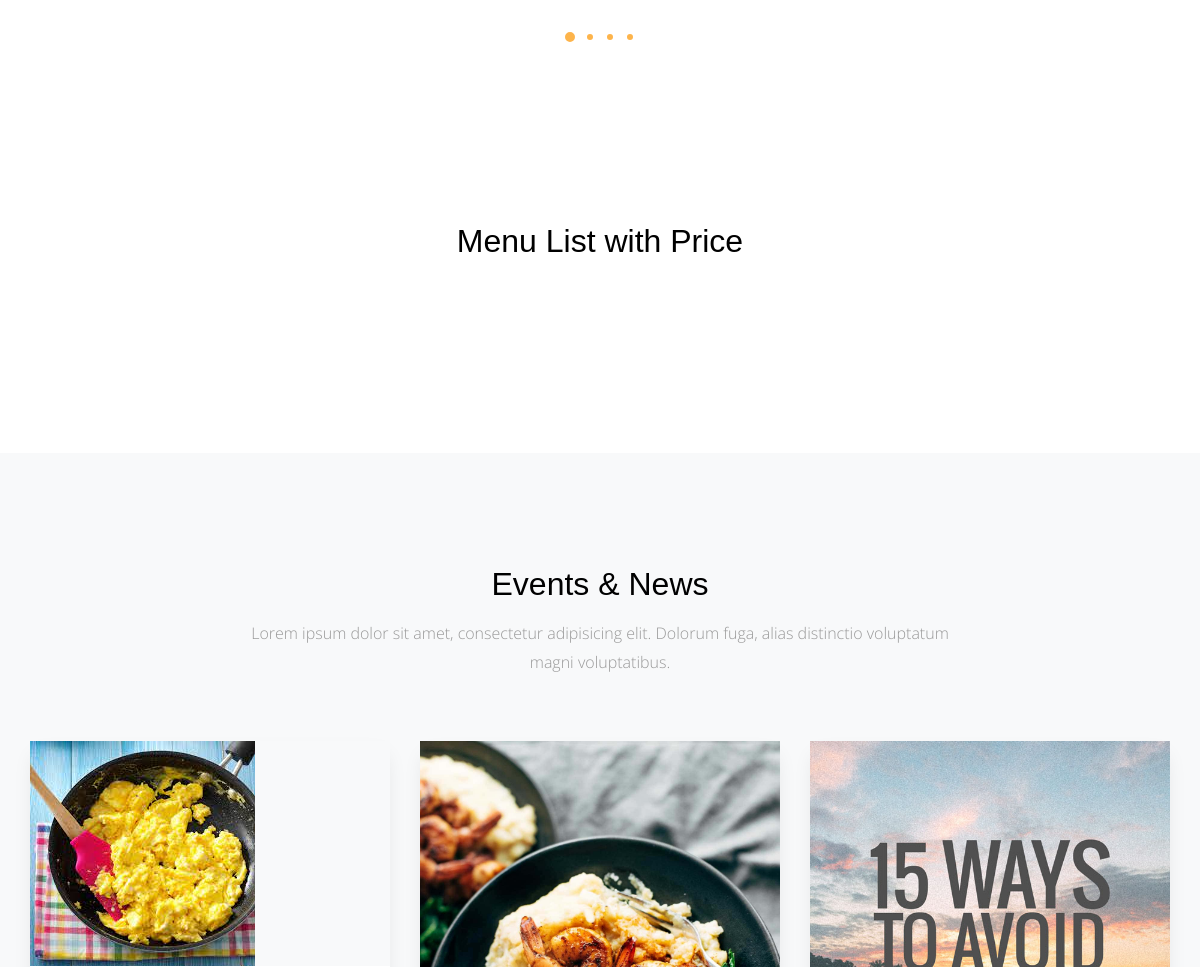
The app's page / (middle part), older data.
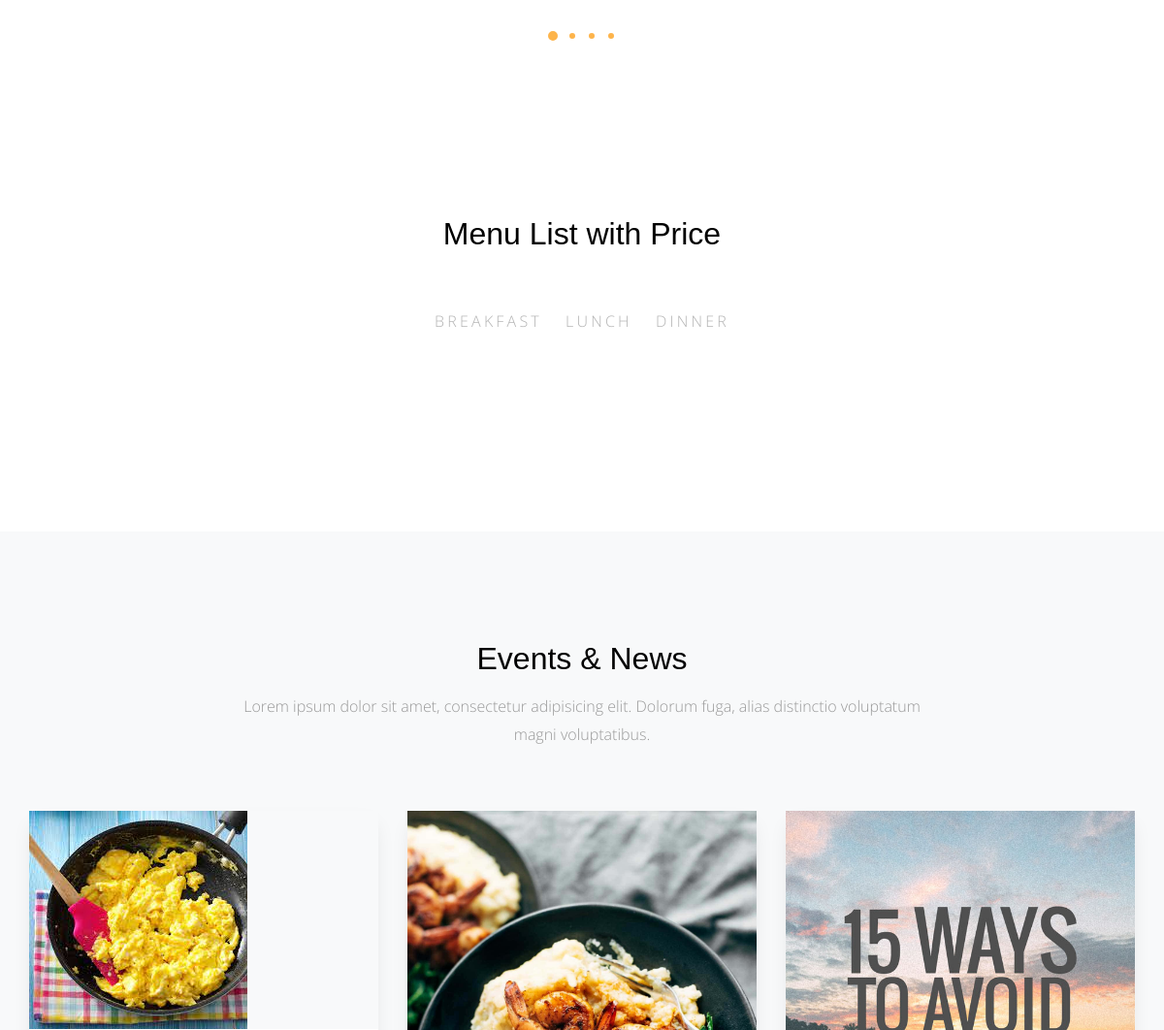
The same page, newer data.
### blog/models.py (models this page shows, shortened)
class Post(models.Model):
	title=models.CharField(default='', max_length=300)
	content=models.TextField(default='')
	author=models.ForeignKey(User, default='', on_delete=models.CASCADE)
	image=models.ImageField(upload_to='media/meals/')
	created=models.DateField(default=timezone.now)
	category=models.ForeignKey("Category", on_delete=models.SET_NULL, null=True)
	views=models.IntegerField(default=0)
	tags=TaggableManager(blank=True)

### meals/models.py (models this page shows)
class Category(models.Model):
	category_name=models.CharField(default='', max_length=200)
	def __str__(self):
		return self.category_name
	class Meta:
		verbose_name='category'
		verbose_name_plural='categories'

### home/views.py (the view)
# urls.py: path('',  views.home, name='home'),
def home(request):
	meal_list=Meals.objects.all()
	category=Category.objects.all()
	posts=Post.objects.all()
	context={"meal_list":meal_list,
	"category":category,
	'posts':posts}
	return render(request, 'home/index.html', context)

### meals/models.py (called while the page is built)
	def __str__(self):
		return self.name

### home/templates/home/index.html (shortened to what this page needs)
{% extends 'base.html' %}
{% load static %}
{% block content %}
      <div class="main-wrap">
        <div class="section" data-aos="fade">
        </div>
        <div class="section">
          <div class="container">
            <div class="row justify-content-center">
                <div class="col-md-8" data-aos="fade-up">
                <h2 class="mb-5 text-center">Menu List with Price</h2>
                <ul class="nav site-tab-nav" id="pills-tab" role="tablist">
                  {% for cat in category %}
                  <li class="nav-item">
                    <a class="nav-link " id="{{cat}}-tab" data-toggle="pill" href="#pills-{{cat}}" role="tab" aria-controls="pills-{{cat}}" aria-selected="true">{{cat}}</a>
                  </li>
                  {% endfor %}
                </ul>
              </div>
            </div>
          </div>
        </div>
        <div class="section bg-light">
          <div class="container">
            <div class="row justify-content-center mb-5" data-aos="fade-up">
              <div class="col-md-8  text-center">
                <h2 class="mb-3">Events &amp; News</h2>
                <p class="lead">Lorem ipsum dolor sit amet, consectetur adipisicing elit. Dolorum fuga, alias distinctio voluptatum magni voluptatibus.</p>
              </div>
            </div>
            <div class="row">
               <div class="row mb-5">
              {%for post in posts %}
              <div class="col-md-4">
                <div class="media d-block media-bg-white mb-5" data-aos="fade-up"  data-aos-delay="400">
                  <figure>
                    <a href="{% url 'blog:post_detail' post.id %}" ><img src="{{post.image.url}}" alt="Image placeholder" class="img-fluid"></a>
                  </figure>
                </div>
              </div>
              {% endfor %}
            </div>
            </div>
          </div>
        </div>
{% endblock %}

Row changes from the older to the newer data that the page shows:
added Category: category_name "BREAKFAST"
added Category: category_name "LUNCH"
added Category: category_name "DINNER"
